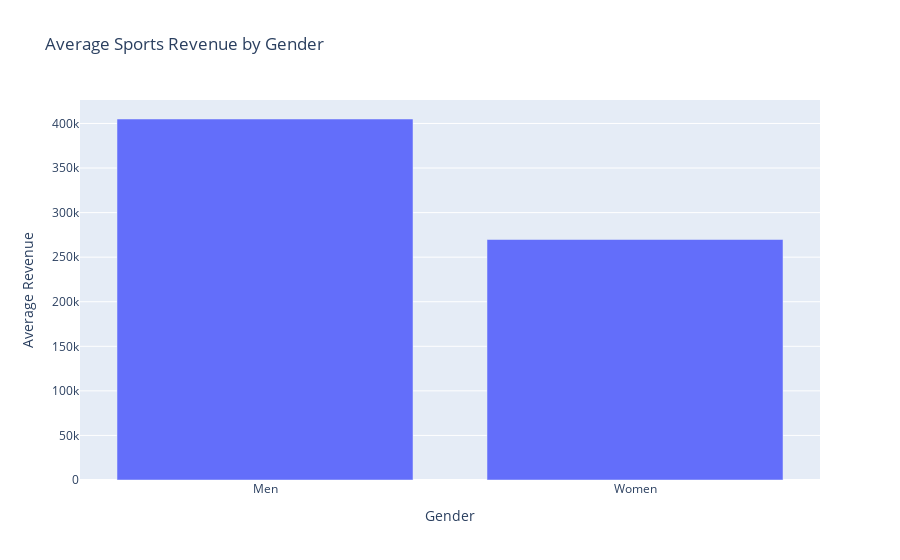

The code cell stored with this chart in its notebook:
### Markdown cell above
### Step 4:  Plot the Data

### Code cell
# Plot grouped bar chart of Gender and Average Revenue 
fig = px.bar(df_plot, x="Gender", y="Average Revenue", title="Average Sports Revenue by Gender")
fig.show()

### Figure 1 — Plotly figure (JSON) as saved in the notebook; plotly's stock layout.template omitted (floating-point values rounded to 4 significant figures)
{"data": [{"hovertemplate": "Gender=%{x}<br>Average Revenue=%{y}<extra></extra>", "legendgroup": "", "marker": {"color": "#636efa", "pattern": {"shape": ""}}, "name": "", "orientation": "v", "showlegend": false, "textposition": "auto", "type": "bar", "x": ["Men", "Women"], "xaxis": "x", "y": [405000.0, 269800.0], "yaxis": "y"}], "layout": {"barmode": "relative", "legend": {"tracegroupgap": 0}, "title": {"text": "Average Sports Revenue by Gender"}, "xaxis": {"anchor": "y", "domain": [0, 1], "title": {"text": "Gender"}}, "yaxis": {"anchor": "x", "domain": [0, 1], "title": {"text": "Average Revenue"}}}}
